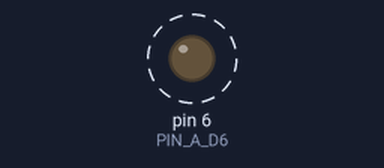
Bench run of a sketch on a simulated Arduino Uno, built with avr-gcc and run on an emulated ATmega328P. On the bench: output pins drawn as LEDs (lit = HIGH). Dashed ring = blinking. Pins used as bus, display or sensor lines are not drawn.

Above: at 0.2 s.
Timing chart, 0 to 3.0 s (numbered marks = the images above):
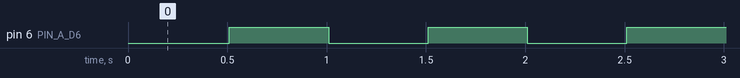

Measured:
- by itself, pin 6 (PIN_A_D6): alternates HIGH for 0.50 s and LOW for 0.50 s

The sketch:

aux.ino
```cpp
/**
 * Code for auxiliary Arduino B to control another Arduino A running morseR24
 */

// connect to pins on the other Arduino A running morseR24
const int PIN_A_D6 = 6;
const int PIN_A_RST = 2;

void setup() {
  pinMode(PIN_A_D6, OUTPUT);
  pinMode(PIN_A_RST, OUTPUT);

  // "hold down" code key switch on A
  digitalWrite(PIN_A_D6, LOW);

  // reset A into test mode
  digitalWrite(PIN_A_RST, LOW);
  delay(10);
  digitalWrite(PIN_A_RST, HIGH);

  // "release" code key
  digitalWrite(PIN_A_D6, HIGH);
}

void loop() {

  // Blink A by controlling code key pin
  digitalWrite(PIN_A_D6, LOW);  // on
  delay(500);
  digitalWrite(PIN_A_D6, HIGH); // off
  delay(500);
}
```
